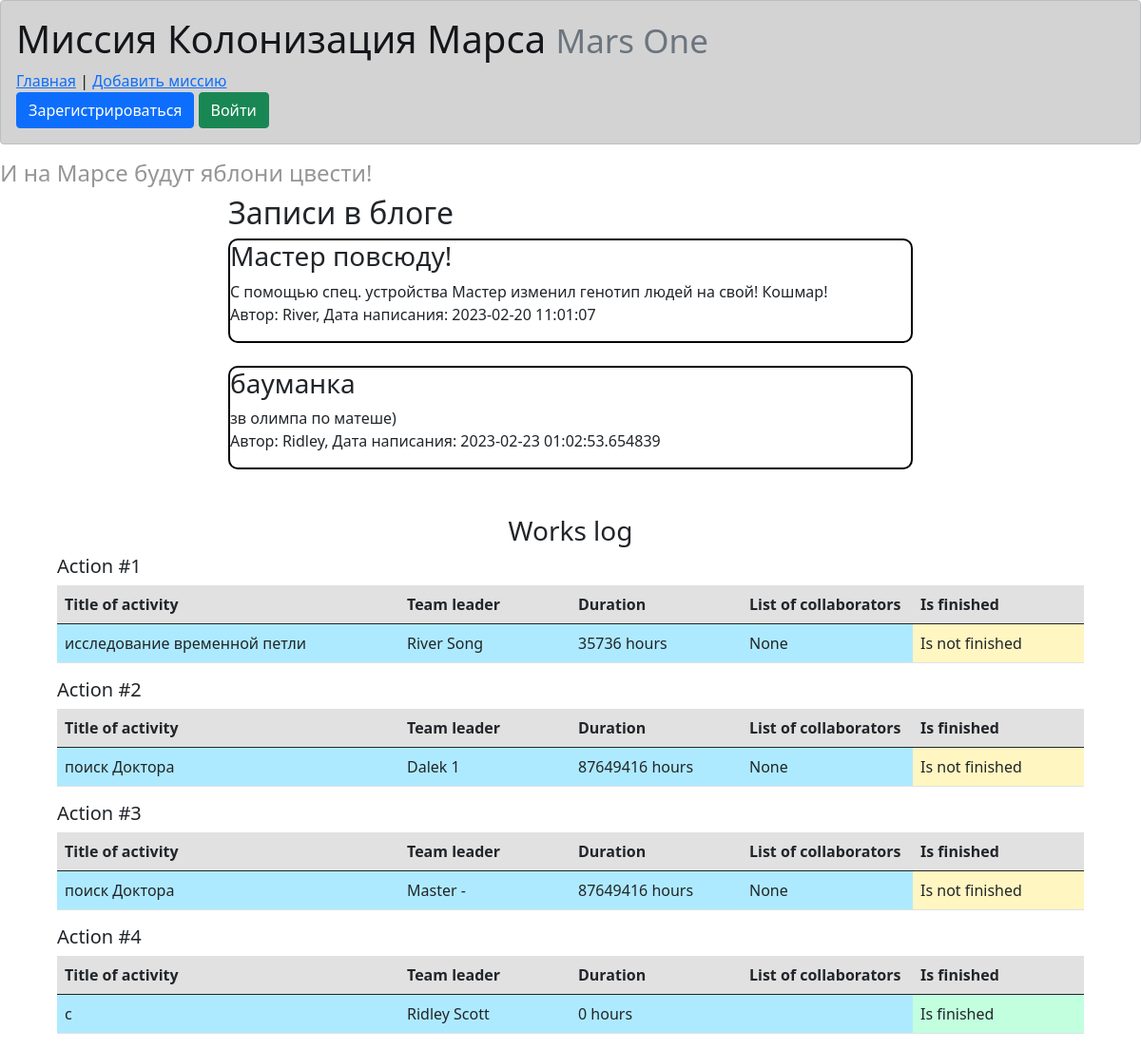
/index, run on the app's committed database.
### data/news.py (models this page shows)
class News(SqlAlchemyBase):
    __tablename__ = 'news'
    id = sqlalchemy.Column(sqlalchemy.Integer,
                           primary_key=True, autoincrement=True)
    title = sqlalchemy.Column(sqlalchemy.String, nullable=True)
    content = sqlalchemy.Column(sqlalchemy.String, nullable=True)
    created_date = sqlalchemy.Column(sqlalchemy.DateTime,
                                     default=datetime.datetime.now)
    is_private = sqlalchemy.Column(sqlalchemy.Boolean, default=True)
    user_id = sqlalchemy.Column(sqlalchemy.Integer,
                                sqlalchemy.ForeignKey("users.id"))
    user = orm.relationship('User')
    categories = orm.relationship("Category",
                                  secondary="association",
                                  backref="news")

### data/users.py (models this page shows, shortened)
class User(SqlAlchemyBase, UserMixin):
    __tablename__ = 'users'
    id = sqlalchemy.Column(sqlalchemy.Integer, primary_key=True, autoincrement=True)
    surname = sqlalchemy.Column(sqlalchemy.String, nullable=True)
    name = sqlalchemy.Column(sqlalchemy.String, nullable=True)
    age = sqlalchemy.Column(sqlalchemy.Integer, nullable=True)
    position = sqlalchemy.Column(sqlalchemy.String, nullable=True)
    speciality = sqlalchemy.Column(sqlalchemy.String, nullable=True)
    address = sqlalchemy.Column(sqlalchemy.String, nullable=True)
    email = sqlalchemy.Column(sqlalchemy.String, nullable=False, unique=True, index=True)
    hashed_password = sqlalchemy.Column(sqlalchemy.String, nullable=True)
    modified_date = sqlalchemy.Column(sqlalchemy.DateTime, default=datetime.datetime.now)

### data/jobs.py (models this page shows, shortened)
class Jobs(SqlAlchemyBase):
    __tablename__ = 'jobs'
    id = sqlalchemy.Column(sqlalchemy.Integer, primary_key=True, autoincrement=True)
    team_leader = sqlalchemy.Column(sqlalchemy.Integer, sqlalchemy.ForeignKey('users.id'),
                                    nullable=True)
    job = sqlalchemy.Column(sqlalchemy.String, nullable=True)
    work_size = sqlalchemy.Column(sqlalchemy.Integer, nullable=True)
    collaborators = sqlalchemy.Column(sqlalchemy.String, nullable=True)
    start_date = sqlalchemy.Column(sqlalchemy.DateTime, default=datetime.datetime.now)
    end_date = sqlalchemy.Column(sqlalchemy.DateTime, default=datetime.datetime.now)
    is_finished = sqlalchemy.Column(sqlalchemy.Boolean, default=True)
    user = orm.relationship("User")

### main.py (the view)
@app.route('/')
@app.route('/index')
def base():
    db_sess = db_session.create_session()
    if current_user.is_authenticated:
        news = db_sess.query(News).filter(
            (News.user == current_user) | (News.is_private != True))
    else:
        news = db_sess.query(News).filter(News.is_private != True)
    res = db_sess.query(Jobs).all()
    data = []
    for job in res:
        title = job.job
        time = f'{round((job.end_date - job.start_date).total_seconds() / 3600)} hours'
        team_leader = job.user.name + ' ' + job.user.surname
        collab = job.collaborators
        f = job.is_finished
        data.append([title, team_leader, time, collab, f, job.user.id, job.id])
    return render_template('common.html', news=news, jobs=data)

### data/db_session.py (called while the page is built)
def create_session() -> Session:
    global __factory
    return __factory()

### templates/common.html (shortened to what this page needs)
{% extends "base.html" %}
{% block content %}
<h2>Записи в блоге</h2>
<div id="news">
    {% for new in news %}
        <div class="post">
            <h3 class="news_title">{{ new.title }}</h3>{% if new.is_private %}&emsp;<p class="private_flag">Видите только вы</p>{% endif %}
            <p>{{ new.content }}<br/>
            Автор: {{ new.user.name }}, Дата написания: {{ new.created_date }}</p>
        </div>
    <br/>
    {% endfor %}
</div>
<br/>
<h3>Works log</h3>
<div id="work_logs">
{% for job in jobs %}
{% set clr = "#c2ffde" if job[4] else "#fff6c1" %}
<h5>Action #{{ loop.index }}</h5>
<table class="table">
  <thead class="thead-light">
    <tr class="d-flex" style="background-color: #e1e1e1">
      <th scope="col" class="col-4">Title of activity</th>
      <th scope="col" class="col-2">Team leader</th>
      <th scope="col" class="col-2">Duration</th>
      <th scope="col" class="col-2">List of collaborators</th>
      <th scope="col" class="col-2">Is finished</th>
    </tr>
  </thead>
  <tbody>
    <tr class="d-flex" style="background-color: #aeeaff">
      <td class="col-4">{{ job[0] }}</td>
      <td class="col-2">{{ job[1] }}</td>
      <td class="col-2">{{ job[2] }}</td>
      <td class="col-2">{{ job[3] }}</td>
      <td class="col-2" style="background-color: {{ clr }}">{{ "Is finished" if job[4] else "Is not finished" }}</td>
    </tr>
  </tbody>
</table>
{% endfor %}
</div>
{% endblock %}

### templates/base.html (shortened to what this page needs)
<!DOCTYPE html>
<html lang="en">
<head>
    <link rel="stylesheet" href="/static/css/style.css"/>
    <link rel="stylesheet"
          href="https://cdn.jsdelivr.net/npm/bootstrap@5.0.0-beta1/dist/css/bootstrap.min.css"
>
</head>
<body>
<nav>
<div class="alert alert-dark" role="alert">
    <h1>Миссия Колонизация Марса
        <small class="text-muted">Mars One</small>
    </h1>
<a href="/">Главная</a> | <a href="/addjob">Добавить миссию</a><br/>
<a>
{% if current_user.is_authenticated %}
    <a class="navbar-brand" href="/logout">{{ current_user.name }}</a>
{% else %}
    <a>
        <a class="btn btn-primary " href="/register">Зарегистрироваться</a>
        <a class="btn btn-success" href="/login">Войти</a>
    </a>
{% endif %}
</a>
</div>
</nav>
<h4>И на Марсе будут яблони цвести!</h4>
{% block content %}{% endblock %}
</body>
</html>

### static/css/style.css (style rules this page uses)
h4 { color: rgb(150, 150, 150); }
h2 { margin-left: 20%; }
.news_title { display:inline-block; }
h3 { display: table; margin: 0 auto; }
h5, .btns2 { margin-left: 5%; }
table { margin: 0 auto; vertical-align: middle; max-width: 90%; }
a { color: #4a0000; }
#news { max-width: 60%; margin-left: 20%; margin-right: 20%; }
.post { border: 2px solid black; border-radius: 10px; }

### data on the page
News: title "Мастер повсюду!", content "С помощью спец. устройства Мастер изменил генотип людей на свой! Кошмар!", user.name "River", created_date "2023-02-20 11:01:07"
News: title "бауманка", content "зв олимпа по матеше)", user.name "Ridley", created_date "2023-02-23 01:02:53.654839"
Jobs: job "исследование временной петли", job "River Song", job "35736 hours", job "None", value "Is not finished"
Jobs: job "поиск Доктора", job "Dalek 1", job "87649416 hours", job "None", value "Is not finished"
Jobs: job "поиск Доктора", job "Master -", job "87649416 hours", job "None", value "Is not finished"

### other printed values
{{ job[0] }} "c"
{{ job[1] }} "Ridley Scott"
{{ job[2] }} "0 hours"
{{ "Is finished" if job[4] else "Is not finished" }} "Is finished"
